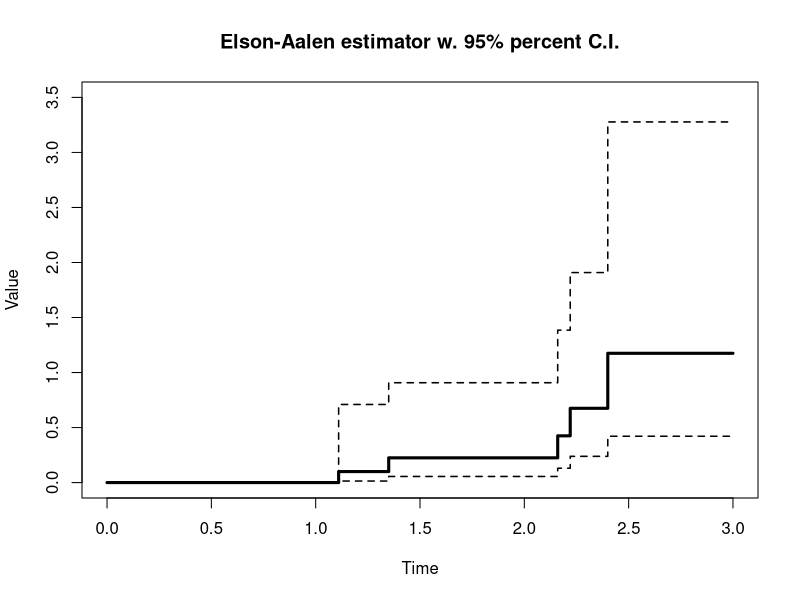

This chart was generated by the following R code:
S_T <- c(1.11,1.13,1.35,1.40,1.83,2.16,2.22,2.25,2.40,2.65)

C_T <- c(1,0,1,0,0,1,1,0,1,0)

T_j <- (S_T*C_T)[(S_T*C_T)>0]

A <- c()
for (i in T_j) {
  A <- c(A, 1/(length(S_T[S_T >= i])))
}
A <- cumsum(A)

Sig_2 <- c()
for (i in T_j) {
  Sig_2 <- c(Sig_2, 1/(length(S_T[S_T >= i])^2))
}
Sig_2 <- cumsum(Sig_2)

CI_U <- c()
CI_L <- c()

z <- qnorm(1-.05/2)

for (i in 1:length(T_j)) {
  CI_U <- c(CI_U, A[i]*exp(z * sqrt(Sig_2[i])/A[i]))
}
for (i in 1:length(T_j)) {
  CI_L <- c(CI_L, A[i]*exp(-z * sqrt(Sig_2[i])/A[i]))
}

plot(c(0,T_j,3),c(0,A,A[length(A)]),type = "s",xlim = c(0,3),ylim = c(0,3.5),main = "Elson-Aalen estimator w. 95% percent C.I.",xlab = "Time", ylab = "Value", lwd = 3)
lines(c(0,T_j,3),c(0,CI_U,CI_U[length(CI_U)]),type = "s", lwd = 1.5, lty = 2)
lines(c(0,T_j,3),c(0,CI_L,CI_L[length(CI_L)]),type = "s", lwd = 1.5, lty = 2)
